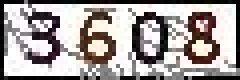
#> input picture authcode.jpg, 60 x 20 px (shown 4 times larger)
$ python -i crawl_begin.py   (imports and definitions only)
#> lines starting #> are read from the running program, lines starting #| are printed output that depends on the picture
#!进入到登录界面，以获取登录需要的data----此次获取登录信息后，采用带着登录信息访问数据指定网页进行爬取
from bs4 import BeautifulSoup
import requests
from PIL import Image
import pytesseract,os

session = requests.Session()    #记录登录信息，session对象
logined_flag=0  #记录是否登录成功的标志
#访问不同页面，设定不同的访问头信息
logoinout_headers = {
            'User-Agent': 'Mozilla/5.0 (Windows NT 10.0; Win64; x64) AppleWebKit/537.36 (KHTML, like Gecko) Chrome/70.0.3538.102 Safari/537.36',
            'Referer':'http://www.klha.net/User.do?method=toApplition'
}
authcode_header = {
            'User-Agent': 'Mozilla/5.0 (Windows NT 10.0; Win64; x64) AppleWebKit/537.36 (KHTML, like Gecko) Chrome/70.0.3538.102 Safari/537.36',
            'Referer':'http://www.klha.net/User.do?method=loginout'
}
login_header = {
            'User-Agent': 'Mozilla/5.0 (Windows NT 10.0; Win64; x64) AppleWebKit/537.36 (KHTML, like Gecko) Chrome/70.0.3538.102 Safari/537.36',
            'Referer':'http://www.klha.net/User.do?method=toApplition'
}

username='jiejiaotech'  #登录需要的信息，通过fiddler获取的
password='klha123456'
authcode=''
button=''

# [27 lines left out: function get_login_data, not called in this run]

# def get_authcode(image_url):    #manual
#     response=session.get(image_url,headers=authcode_header) #访问验证码地址
#     #print(response.content)
#     with open(r'F:\PYTHON\projects\klha\authcode.png', 'wb') as f:    #打开文件地址
#         f.write(response.content)   #以二进制的方式保存图片
#         f.flush()
#         f.close()
#     authcode = input('input captcha:')  #输入图片验证码
#     return authcode #返回输入的验证码

def get_authcode(image_url): #自动获取验证码,返回验证码的字符串
    response = session.get(image_url, headers=authcode_header)  # 访问验证码地址
    # with open(r'/tmp/pycharm_project_101/authcode.jpg', 'wb') as f:  # 打开文件地址，将图片进行保存
    with open(os.path.join(os.getcwd(),'authcode.jpg'), 'wb') as f:
        f.write(response.content)  # 以二进制的方式保存图片
        f.flush()
        f.close()
    img = Image.open(os.path.join(os.getcwd(),'authcode.jpg'))  #读取图片
    gray = img.convert('L') #转换成灰度图
    # gray.show()
    #  setup a converting table with constant threshold
    threshold = 55  #设定阈值
    pixels = []
    for i in range(256):    #遍历整个图片数组，通过阈值将图片置0或置1，从而实现二值化
        if i < threshold:
            pixels.append(0)
        else:
            pixels.append(1)
    #  convert to binary image by the table
    binary = gray.point(pixels, '1')    #获取二值化的图像
    code_image_crop = binary.crop((4, 2, 58, 18)).resize((120, 60)) #根据图片的大小，做调整从而去除不必要的边框等干扰；可以根据实际图片进行选择是否需要
    # code_image_crop.show()
    str = pytesseract.image_to_string(code_image_crop)  #获取图片中的验证码，返回为str
    # [6 lines of commented-out code are left out]
    return str

# [30 lines left out: functions get_login, login_to_logined, not called in this run]

# if __name__ == '__main__':
#     login_to_logined()

>>> import cv2
>>> picture = cv2.imread('authcode.jpg', cv2.IMREAD_GRAYSCALE)
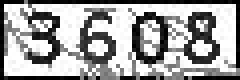
#> picture: shape (20, 60) (shown 4 times larger); min 0, max 255, mean 160.6
#> (the run stopped early here; a loop or call above may not have finished)
